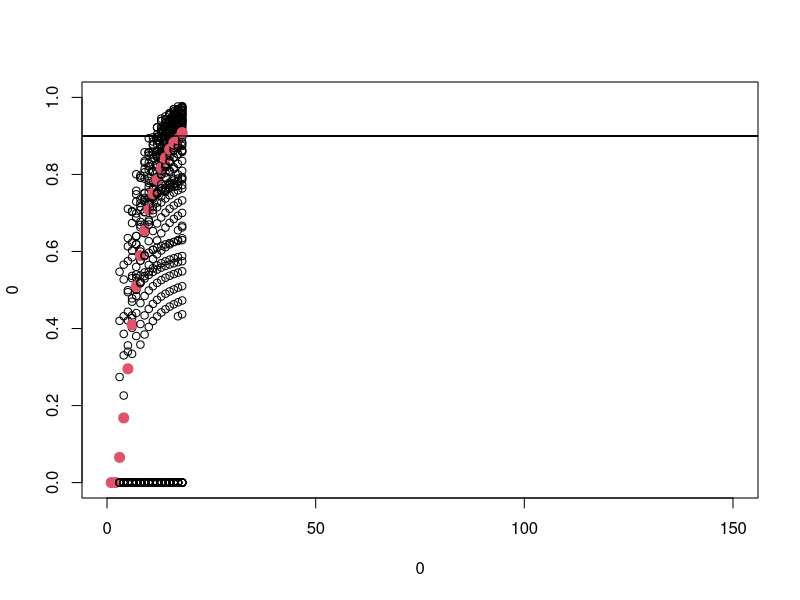

Write the R code that produced this figure.

### Function for single stage design
singleStageII <- function(p0,p1,alpha_star,pow_star,gamma,plot=T){

  theta <- (p1*(1-p0))/(p0*(1-p1));theta
  CPOW<-0
  m1 <- 0

  if(plot) plot(0,0,col=0,xlim=c(0,150),ylim=c(0,1))

  while(CPOW < pow_star){

    m1 <- m1 + 1
    n1 <- max(round(m1*gamma),1)
    zn <- (n1+m1)
    cond_pow <- rep(NA,zn)
    pow_zz <- rep(NA,zn)
    cond_alp <- rep(NA,zn)
    #AI <- rep(NA,zn)

    for(z in 1:zn){

      mp <- min(z,max(n1,m1))
      a <- seq(1,min(z,m1))
      alpha <- a
      cont <- T

      #st.a <- max(1,round(z*n1/(2*(n1+m1))-0.49))
      st.a <- 1
      st.a <- min(st.a,length(a))

      for(i in st.a:length(a)){
        am <- round((a[i]) + 1e-07);am
        if((am>=mp)|z==zn) alpha[i]<-1
        if(am<mp & cont==T) {
          x<-am:min(z,m1);x
          y<-z-x;y
          cd <- (x*(n1-y))/(y*(m1-x));cd;x;y;n1;m1
          ind <- which(cd>=1)
          if(length(ind)>0) alpha[i] <- sum(dhyper(x[ind],m1,n1,z))
          if(alpha[i]<alpha_star) cont <- F
        }
      }


      ## smallest a to satisfy alpha_star
      a.int <- which(alpha<alpha_star)
      #AI[z] <- a.int

      pow_z <- 0
      if(length(a.int)>0){
        a_z <- a[min(a.int)]
        ## calculating power
        pow_z <- sum(pmf(a_z:mp,z,m1,n1,theta))
      }

      if (plot) points(m1,pow_z)
      ## Marginal power
      gmi <- max(0,z-n1)
      gma <- min(z,m1)
      g_z <- sum(dbinom(gmi:gma,m1,p0)*(dbinom(z-(gmi:gma),n1,p1)))
      g_z0 <- sum(dbinom(gmi:gma,m1,p0)*(dbinom(z-(gmi:gma),n1,p0)))

      pow_zz[z] <- pow_z
      cond_pow[z] <- pow_z*g_z;
      cond_alp[z] <- 0
      if(length(a.int)>0) cond_alp[z] <- alpha[a_z]*g_z0

    }
    m1;n1;pow_zz;cond_pow
    ### saving paramers
    CPOW <- sum(cond_pow);CPOW;m1
    CALP <- sum(cond_alp)

    if(plot) points(m1,CPOW,pch=20,col=2,cex=2);abline(h=pow_star)
  }

  res  <- data.frame("p0"=p0,"p1"=p1,"pow_star"=pow_star,"alpha_star"=alpha_star,"gamma"=gamma,"m1"=m1,"n1"=n1,"ss"=(n1+m1),"Power"=CPOW,"Alpha"=CALP,"Theta"=theta)

}


## Function for two-stage design
randPhaseII <- function(p0,p1,alpha_star,pow_star,gamma){

  ### Setting up parameters
  theta <- (p1*(1-p0))/(p0*(1-p1))
  N1 <- 300
  N2 <- 300
  a_1 <- 0
  Ncond <- 0
  end <- 0

  Power <- matrix(NA,N1,N2)
  Alpha <- matrix(NA,N1,N2)
  PET <- matrix(NA,N1)
  stage1 <- matrix(NA,N1,N2)
  stage2 <- matrix(NA,N1,N2)

  start <-round((20/theta))

  start2 <- start
  ss1 <-max(1,start)
  pow.prev <- 0
  ss2.prev <- 0
  cond <-1
  plot(0,0,xlim=c(0,200),ylim=c(0,500),col=0)
  COUNT <- 0
  min.ss <- 999

  while(end!=1){
    COUNT<- COUNT+1

    ss2 <- max(1,start2)
    m1 <- ss1
    n1 <- max(round(m1*gamma),1)
    zn1 <- m1+n1
    force <- 0

    ncp<-0
    count <- 0


    while(Ncond < pow_star & force==0){
      count <- count+1

      m2 <- ss2
      n2 <- max(round(m2*gamma),1)
      zn2 <- m2+n2

      Cpow.z <- matrix(0,(zn1+1),(zn2+1))
      Calp.z <- matrix(0,(zn1+1),(zn2+1))
      pet.z  <- matrix(0,(zn1+1))

      all.des <- mapply(desParmT,z1=rep(0:zn1,zn2+1),z2=as.numeric(gl(zn2+1,zn1+1))-1,m1=m1,n1=n1,m2=m2,n2=n2,p0=p0,p1=p1,alpha_star=alpha_star)


      # Setting up next round
      Ncond <- sum(unlist(all.des[2,]))
      ncp <- c(ncp,Ncond)
      ## Failsafe for massively large studies
      if(ss2>250) Ncond<-1

      # Saving parameters
      PET[ss1] <- sum(unlist(unique(all.des[3,])))
      Power[ss1,ss2] <- Ncond
      Alpha[ss1,ss2] <- sum(unlist(all.des[1,]))
      stage1[ss1,ss2] <- n1+m1
      stage2[ss1,ss2] <- n1+m1+n2+m2

      ## setting exit conditions
      if((ss2 > (ss1*(3/gamma)))|(ss1+ss2)>400){
        force <- 1
      }

      # Setting up next round
      if(Ncond<pow_star&force==0) {

        incr <- int(ss2.prev[max(round(cond),1)],ss2,pow.prev[max(round(cond),1)],Ncond,pow_star);incr

        ### parameters for next increase
        ss2.prev <- c(ss2.prev,ss2)
        pow.prev <- c(pow.prev,Ncond)
        cond <- cond+0.33
        ss2 <- ss2 + incr
        #ss2 <- ss2 +1
      }
      Ncond;pow_star

    }

    ss.cond <- stage2[ss1,ss2];ss.cond;min.ss

    points(ss1,Ncond*400,pch=20,col=2);abline(h=pow_star*400,lty=2)
    points(ss1,stage1[ss1,ss2],pch=15,col=3)
    points(ss1,stage2[ss1,ss2]-stage1[ss1,ss2],pch=15,col=4)
    points(ss1,ss.cond,pch=15,col=6)

    if(Ncond>pow_star) min.ss <- min(min.ss,ss.cond)

    stop.con <- min(min.ss+50,c(min.ss*1.25))
    Ncond;ss1;ss2;ss.cond;start2;min.ss;stop.con

    if(ss.cond>stop.con) end <- 1

    # resetting
    Ncond <- 0
    pow.prev <- 0
    ss2.prev <- 0
    cond <- 1
    ss1 <- ss1+1
    start2 <- round(max(ss1*0.66,round(ss2-(5+50/ss1)*((1/gamma)+2*force))));start2;end;force
    force <- 0
  }

  ### The following code actually selects the design
  ss.cond <- (Power>pow_star)+0

  ### Optimum Sample Size
  mPET <- matrix(PET,N1,N2)
  optSS <- (mPET*stage1+(1-mPET)*stage2)*ss.cond

  optSS[-which(is.na(optSS))]
  SOss <- min(optSS[-which(is.na(optSS)|optSS==0)])
  SO.id <- which(optSS==SOss)[1]
  #####

  ### MinMax Sample Size
  tot.SS <-  c(stage2*ss.cond+0)
  tot.SS <- min(tot.SS[-which(is.na(tot.SS)|tot.SS==0)])

  SSpow <- min(Power[which(stage2*ss.cond==tot.SS)])
  SS.id <- which(Power==SSpow)[1]
  #####
  n1 <- round(stage1[c(SS.id,SO.id)]*(gamma/(gamma+1)))
  m1 <- round(stage1[c(SS.id,SO.id)]*(1/(gamma+1)))
  n2 <- round(stage2[c(SS.id,SO.id)]*(gamma/(gamma+1))) - n1
  m2 <- round(stage2[c(SS.id,SO.id)]*(1/(gamma+1))) - m1

  ss <- n1+n2+m1+m2
  pow <- Power[c(SS.id,SO.id)]
  alp <- Alpha[c(SS.id,SO.id)]
  pet <- mPET[c(SS.id,SO.id)]
  des <- c("MM","OPT")

  res <- data.frame(p0=p0,p1=p1,pow_star=pow_star,alpha_star=alpha_star,gamma=gamma,n1=n1,m1=m1,n2=n2,m2=m2,ss=ss,Power=round(pow,4),Alpha=round(alp,4),PET=round(pet,3),DES=des)
}

## Anxilliary Functions
### Probability mass function
pmf <- function(x,z,m,n,theta){

  y <- z - x
  mn <- max(0,(z-n))
  mp <- min(z,m)

  num <- choose(m,x)*choose(n,y)*(theta^x)
  denom <- sum(choose(m, mn:mp)*choose(n,z-(mn:mp))*(theta^(mn:mp)))
  res <-num/denom

  inf.id <- which(res=="Inf"|res=="NaN"|is.na(res))
  if(length(inf.id)>0) res[inf.id] <- 1
  res

}


# Design parameters
desParmT <- function(m1,n1,m2,n2,z1,z2,p0,p1,alpha_star){


  theta <- (p1*(1-p0))/(p0*(1-p1))
  mn1 <- max(0,(z1-n1))
  mn2 <- max(0,(z2-n2))
  mp1 <- min(z1,m1)
  mp2 <- min(z2,m2)


  #### This is what we use if it's unequal allocation
  a <- c(1,0)
  x_1 <- mn1:mp1
  y_1 <- z1 - (x_1)
  x_2 <- mn2:mp2
  y_2 <- z2 - (x_2)


  X <- t(matrix(x_1,length(x_1),length(x_2)))+x_2
  N <- n1+n2
  M <- m1+m2
  Y <- (z1+z2) - X


  theta1_hat <- abs( (x_1*(n1-y_1)) / (y_1*(m1-x_1)) )
  theta_hat <-  abs( (X*(N-Y)) / (Y*(M-X)) )

  if(is.na(theta1_hat[length(theta1_hat)])|theta1_hat[length(theta1_hat)]==Inf){
    theta1_hat[length(theta1_hat)]<-1000
  }

  if(is.na(theta_hat[nrow(theta_hat),ncol(theta_hat)])|theta_hat[nrow(theta_hat),ncol(theta_hat)]==Inf){
    theta_hat[nrow(theta_hat),ncol(theta_hat)]<-1000
  }


  ### Stage 1 condition for continuation (set at THETA>=1 for now)
  ind.s1 <- theta1_hat>=a[1]

  ff <- t(dhyper((mn1:mp1)[ind.s1],m1,n1,z1)%*%t(dhyper(mn2:mp2,m2,n2,z2)))

  TH <- sort(unique(c(theta_hat)))
  alpha <- rep(1,length(unique(c(theta_hat))))

  ### Cutting down the number of evaluations that need to be carried out
  a.st <- 1
  THcon <- which(TH>=1)
  THcon

  if(length(THcon)>0){
    a.st <- min(THcon)
    cont <- T
    ### Choosing 'a'
    for(a.i in a.st:length(TH)){
      if(cont){
        ind <- ( (theta_hat>=TH[a.i])+0 )[,ind.s1]
        if(sum(ind)==0|TH[a.i]<=1) alpha[a.i]<-1
        if(sum(ind)>0&TH[a.i]>1) alpha[a.i] <- sum(ff*ind)
        if(alpha[a.i]<alpha_star) cont <-F
      }
    }
  }


  a[2]<-Inf # An inordinately large number
  a.id <- which(alpha<alpha_star)
  if(length(a.id)>0) a[2] <- TH[min(a.id)]
  ####

  ### Power for chosen a
  if(a[2]!=Inf){
    ind <- ( (theta_hat>=a[2])+0 )[,ind.s1] ;ind
    ffp <- t(pmf((mn1:mp1)[ind.s1],z1,m1,n1,theta)%*%t(pmf(mn2:mp2,z2,m2,n2,theta)))
  }
  ##########


  ##### Calculation conditional probabilities
  ## marginal probabilities of observing z (H1)
  g1 <- sum(dbinom(mn1:mp1,m1,p0)*dbinom(z1-(mn1:mp1),n1,p1))
  g2 <- sum(dbinom(mn2:mp2,m2,p0)*dbinom(z2-(mn2:mp2),n2,p1))

  ## marginal probabilities of observing z (H0)
  g01 <- sum(dbinom(mn1:mp1,m1,p0)*dbinom(z1-(mn1:mp1),n1,p0))
  g02 <- sum(dbinom(mn2:mp2,m2,p0)*dbinom(z2-(mn2:mp2),n2,p0))

  ## 1-b  for every combination of 'z'
  Cpow.z <- 0
  Calp.z <- 0
  if(a[2]!=Inf){
    Cpow.z <- sum(ffp*ind)*g1*g2
    Calp.z <- sum(ff*ind)*g01*g02}

  # Probability of Early Termination	(under null hypothesis)
  pet.z <- sum(dhyper((mn1:mp1)[!ind.s1],m1,n1,z1))*g01

  res<-data.frame("alp"=Calp.z,"pow"=Cpow.z,"z"=pet.z)
  res

}


# Calculating the increment between sample sizes
int <- function(ssn1,ssn2,pow1,pow2,pow_star){
  grad <- (pow2-pow1)/(ssn2-ssn1)
  targ <- (pow_star - pow2)/grad
  inc <- max(1,round(targ))
  inc <- min(inc,15)
  inc
}

# Estimating the allocation ratio
binAlloc <- function(p0,p1){
  A <- sqrt( (p1*(1-p1))/(p0*(1-p0)) )
  gam <- (1+A)^(-1)
  gam
}

(1+binAlloc(0.05,0.25))^(-1)





sqrt((0.05*0.95)/(0.25*0.75))

binAlloc(0.05,0.25)

s <- singleStageII(0.05,0.25,0.1,0.9,3)
s


